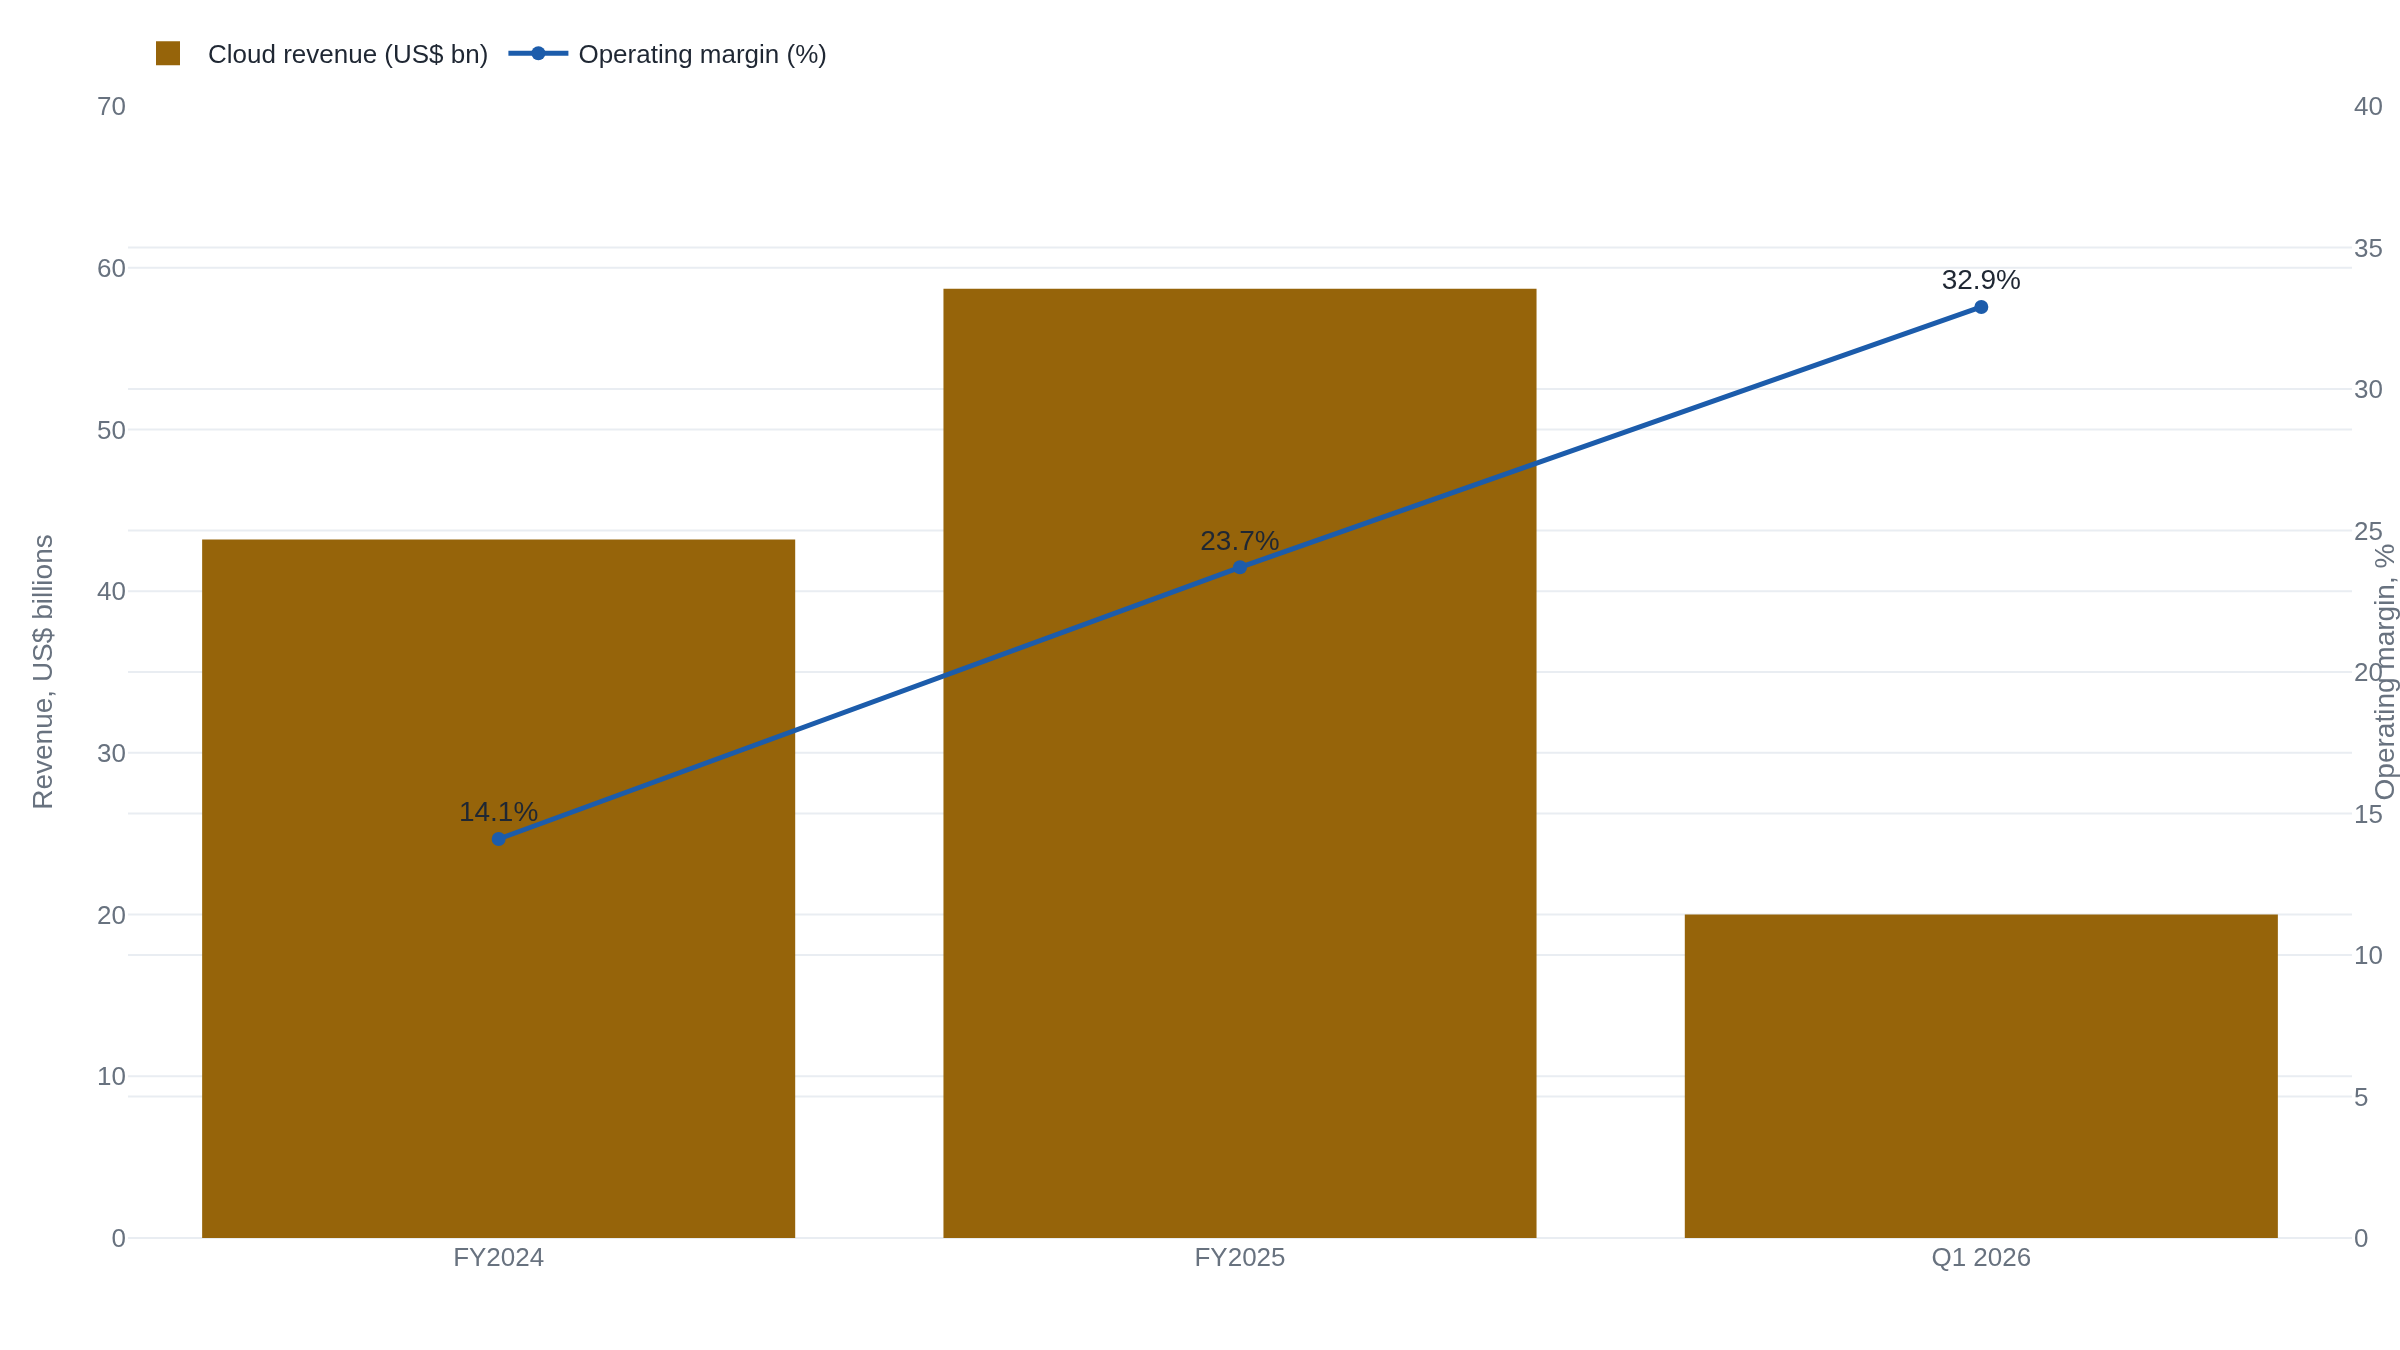

Recreate this plot in Python.
import plotly.graph_objects as go

# Google Cloud: revenue and implied operating margin.
# FY2024 and FY2025 are from the FY2025 Form 10-K; Q1 2026 is the single
# quarter ended Mar 31 2026 from the Q1-2026 earnings release. Margin is
# segment operating income divided by segment revenue.
periods = ["FY2024", "FY2025", "Q1 2026"]
revenue = [43.2, 58.7, 20.0]
margin = [14.1, 23.7, 32.9]

fig = go.Figure()
fig.add_trace(
    go.Bar(
        name="Cloud revenue (US$ bn)",
        x=periods,
        y=revenue,
        yaxis="y",
    )
)
fig.add_trace(
    go.Scatter(
        name="Operating margin (%)",
        x=periods,
        y=margin,
        yaxis="y2",
        mode="lines+markers+text",
        text=["14.1%", "23.7%", "32.9%"],
        textposition="top center",
    )
)
fig.update_layout(
    yaxis=dict(title="Revenue, US$ billions", range=[0, 70]),
    yaxis2=dict(
        title="Operating margin, %",
        overlaying="y",
        side="right",
        range=[0, 40],
    ),
    legend=dict(orientation="h", yanchor="bottom", y=1.02, x=0),
)
